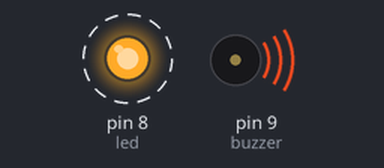
A sketch run on a simulated Arduino Uno, built with avr-gcc and run on an emulated ATmega328P. Parts: output pins drawn as LEDs (lit = HIGH), buzzer (waves = sounding). Dashed ring = blinking.

Above: at 0.5 s.
Timing chart, 0 to 4.6 s (numbered marks = the images above):
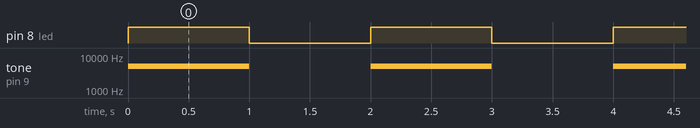

Measured:
- by itself, pin 8 (led): alternates HIGH for 1.0 s and LOW for 1.0 s
- by itself, tone on pin 9 (buzzer): alternates 5000 Hz for 1.0 s and silent for 1.0 s

The sketch:

buzzer_first_exp.ino
```cpp
const int buzzer = 9; //buzzer to arduino pin 9
const int led = 8;

void setup(){


  pinMode(buzzer, OUTPUT); // Set buzzer - pin 9 as an output
   pinMode(led, OUTPUT);


}


void loop(){


  tone(buzzer, 5000); // Send 1KHz sound signal...
  digitalWrite(led, HIGH);

  delay(1000);        // ...for 1 sec

  noTone(buzzer);     // Stop sound...
  digitalWrite(led, LOW);
  delay(1000);        // ...for 1sec


}
```
